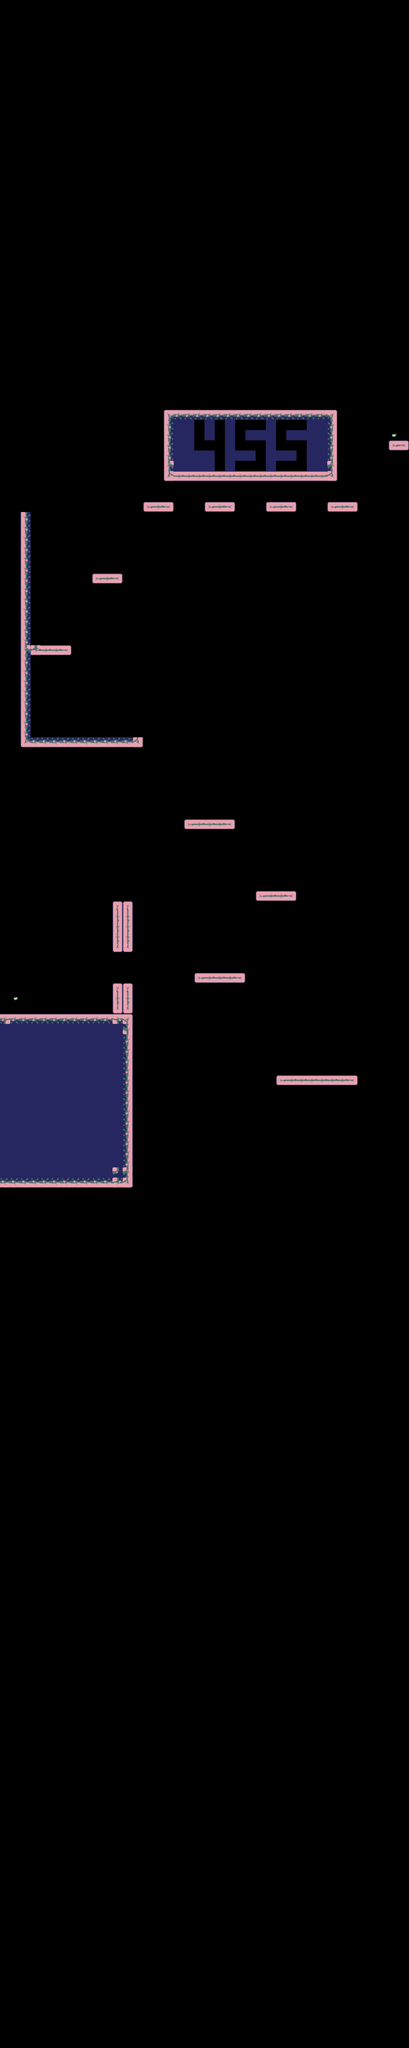

This is a level from a 2D game, rendered from its Tiled map with the project's own tilesets. A one-line summary and the map file follow, with tile-layer data summarised:
An orthogonal 40x200 tile map with 32x32 px tiles, 2 tile layers (apples, bgSnow), 2 tilesets and 29 objects.

<map version="1.8" tiledversion="1.8.4" orientation="orthogonal" renderorder="right-down" width="40" height="200" tilewidth="32" tileheight="32" infinite="0" nextlayerid="8" nextobjectid="33">
 <tileset firstgid="1" source="snowsetmatched.tsx" />
 <tileset firstgid="56" source="apples.tsx" />
 <objectgroup id="4" name="floor">
  <object id="4" x="865.55" y="3360.58" width="255.113" height="30.0752" />
  <object id="5" x="4.05428" y="3167.89" width="411.925" height="547.082" />
  <object id="6" x="609.029" y="3037.05" width="158.739" height="30.5679" />
  <object id="7" x="1272.68" y="1856.46" width="103.717" height="2571.31" />
  <object id="8" x="-99.4865" y="2085.92" width="103.717" height="1776.15" />
 </objectgroup>
 <layer id="6" name="apples" width="40" height="200">
  <data>[8000 cells, 34 non-empty, 8 distinct tile ids]</data>
 </layer>
 <layer id="1" name="bgSnow" width="40" height="200">
  <data>[8000 cells, 370 non-empty, 24 distinct tile ids]</data>
 </layer>
 <objectgroup id="2" name="floor2">
  <object id="1" x="864.662" y="3360.72" width="255.227" height="30.0752" />
  <object id="2" x="3.1666" y="3169.47" width="411.925" height="547.082" />
  <object id="3" x="609.757" y="3040.8" width="158.739" height="30.5679" />
  <object id="9" x="1273.22" y="-22.9404" width="103.717" height="4452.82" />
  <object id="10" x="-98.945" y="-37.621" width="103.717" height="3901.8" />
  <object id="11" x="352.14" y="3072.06" width="63.6693" height="108.76" />
  <object id="12" x="352.888" y="2815.94" width="63.5916" height="157.635" />
  <object id="13" x="575.426" y="2560.84" width="160.607" height="30.0522" />
  <object id="14" x="800.079" y="2784.02" width="127.599" height="31.5302" />
  <object id="19" x="90.4272" y="2015.59" width="133.458" height="32.1172" />
  <object id="20" x="64.5927" y="1600.98" width="31.6372" height="712.506" />
  <object id="21" x="61.6592" y="2302.69" width="386.211" height="33.6323" />
  <object id="22" x="448.132" y="1567.63" width="96.0519" height="31.4653" />
  <object id="23" x="287.667" y="1791.87" width="96.1265" height="31.6861" />
  <object id="25" x="512.621" y="1279.76" width="541.655" height="221.213" />
  <object id="26" x="641.748" y="1569.9" width="93.2039" height="28.1553" />
  <object id="27" x="832.362" y="1569.13" width="94.8162" height="29.5329" />
  <object id="28" x="1025.1" y="1569.13" width="92.4847" height="30.3101" />
  <object id="29" x="-110.677" y="-91.1458" width="1494.14" height="97.6563" />
  <object id="30" x="1216.52" y="1375.39" width="62.5528" height="32.2358" />
  <object id="32" x="684.089" y="541.891">
   <ellipse />
  </object>
 </objectgroup>
 <objectgroup id="5" name="apple">
  <object id="17" x="39.3524" y="3110.12" width="18.2365" height="18.2365">
   <ellipse />
  </object>
  <object id="31" x="1226.15" y="1353.36" width="13.9781" height="13.9781">
   <ellipse />
  </object>
 </objectgroup>
 <objectgroup id="7" name="safearea">
  <object id="18" x="63.5915" y="1606.74" width="1210.06" height="728.615" />
 </objectgroup>
 <objectgroup id="3" name="floor3" />
</map>